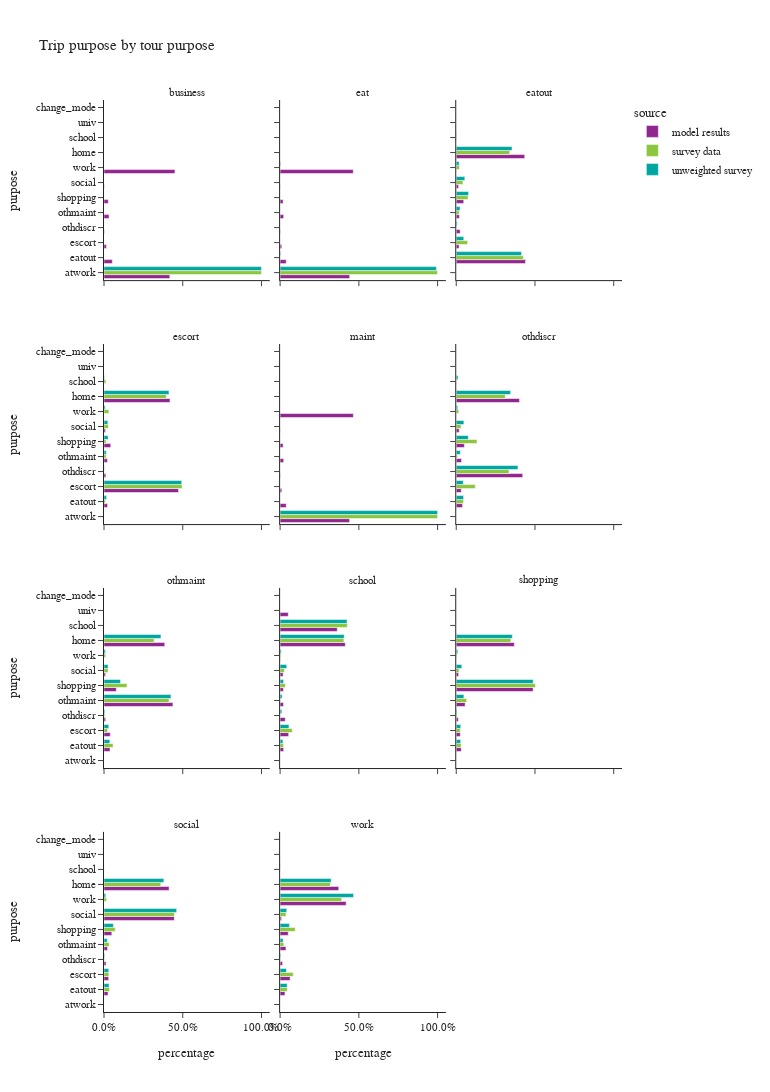

Notebook cell for this chart:
### Code cell
plot_purpose(trip_wTour,'tour_type','tour purpose',3,1200)

### Figure 1 — Plotly figure (JSON) as saved in the notebook; plotly's stock layout.template omitted (floating-point values rounded to 4 significant figures)
{"data": [{"alignmentgroup": "True", "hovertemplate": "source=model results<br>tour_type=business<br>percentage=%{x}<br>purpose=%{y}<extra></extra>", "legendgroup": "model results", "marker": {"color": "#91268F", "pattern": {"shape": ""}}, "name": "model results", "offsetgroup": "model results", "orientation": "h", "showlegend": true, "textposition": "auto", "type": "bar", "x": [0.418, 0.05286, 0.01542, 0.002522, 0.03185, 0.02711, 0.001798, 0.4504], "xaxis": "x10", "y": ["atwork", "eatout", "escort", "othdiscr", "othmaint", "shopping", "social", "work"], "yaxis": "y10"}, {"alignmentgroup": "True", "hovertemplate": "source=model results<br>tour_type=eat<br>percentage=%{x}<br>purpose=%{y}<extra></extra>", "legendgroup": "model results", "marker": {"color": "#91268F", "pattern": {"shape": ""}}, "name": "model results", "offsetgroup": "model results", "orientation": "h", "showlegend": false, "textposition": "auto", "type": "bar", "x": [0.4416, 0.03876, 0.01042, 0.001946, 0.02223, 0.01914, 0.001466, 0.4645], "xaxis": "x11", "y": ["atwork", "eatout", "escort", "othdiscr", "othmaint", "shopping", "social", "work"], "yaxis": "y11"}, {"alignmentgroup": "True", "hovertemplate": "source=model results<br>tour_type=eatout<br>percentage=%{x}<br>purpose=%{y}<extra></extra>", "legendgroup": "model results", "marker": {"color": "#91268F", "pattern": {"shape": ""}}, "name": "model results", "offsetgroup": "model results", "orientation": "h", "showlegend": false, "textposition": "auto", "type": "bar", "x": [0.4399, 0.01817, 0.4348, 0.02493, 0.01994, 0.04758, 0.0147], "xaxis": "x12", "y": ["eatout", "escort", "home", "othdiscr", "othmaint", "shopping", "social"], "yaxis": "y12"}, {"alignmentgroup": "True", "hovertemplate": "source=model results<br>tour_type=escort<br>percentage=%{x}<br>purpose=%{y}<extra></extra>", "legendgroup": "model results", "marker": {"color": "#91268F", "pattern": {"shape": ""}}, "name": "model results", "offsetgroup": "model results", "orientation": "h", "showlegend": false, "textposition": "auto", "type": "bar", "x": [0.02256, 0.4731, 0.4189, 0.01166, 0.02146, 0.04269, 0.009611], "xaxis": "x7", "y": ["eatout", "escort", "home", "othdiscr", "othmaint", "shopping", "social"], "yaxis": "y7"}, {"alignmentgroup": "True", "hovertemplate": "source=model results<br>tour_type=maint<br>percentage=%{x}<br>purpose=%{y}<extra></extra>", "legendgroup": "model results", "marker": {"color": "#91268F", "pattern": {"shape": ""}}, "name": "model results", "offsetgroup": "model results", "orientation": "h", "showlegend": false, "textposition": "auto", "type": "bar", "x": [0.4411, 0.03886, 0.01045, 0.002015, 0.02248, 0.01897, 0.001228, 0.4649], "xaxis": "x8", "y": ["atwork", "eatout", "escort", "othdiscr", "othmaint", "shopping", "social", "work"], "yaxis": "y8"}, {"alignmentgroup": "True", "hovertemplate": "source=model results<br>tour_type=othdiscr<br>percentage=%{x}<br>purpose=%{y}<extra></extra>", "legendgroup": "model results", "marker": {"color": "#91268F", "pattern": {"shape": ""}}, "name": "model results", "offsetgroup": "model results", "orientation": "h", "showlegend": false, "textposition": "auto", "type": "bar", "x": [0.04006, 0.03203, 0.4017, 0.4221, 0.03369, 0.05169, 0.01876], "xaxis": "x9", "y": ["eatout", "escort", "home", "othdiscr", "othmaint", "shopping", "social"], "yaxis": "y9"}, {"alignmentgroup": "True", "hovertemplate": "source=model results<br>tour_type=othmaint<br>percentage=%{x}<br>purpose=%{y}<extra></extra>", "legendgroup": "model results", "marker": {"color": "#91268F", "pattern": {"shape": ""}}, "name": "model results", "offsetgroup": "model results", "orientation": "h", "showlegend": false, "textposition": "auto", "type": "bar", "x": [0.03797, 0.03978, 0.3859, 0.01062, 0.4377, 0.0783, 0.009817], "xaxis": "x4", "y": ["eatout", "escort", "home", "othdiscr", "othmaint", "shopping", "social"], "yaxis": "y4"}, {"alignmentgroup": "True", "hovertemplate": "source=model results<br>tour_type=school<br>percentage=%{x}<br>purpose=%{y}<extra></extra>", "legendgroup": "model results", "marker": {"color": "#91268F", "pattern": {"shape": ""}}, "name": "model results", "offsetgroup": "model results", "orientation": "h", "showlegend": false, "textposition": "auto", "type": "bar", "x": [0.02256, 0.05421, 0.4139, 0.03237, 0.02133, 0.3627, 0.02061, 0.01895, 0.05182, 0.001516], "xaxis": "x5", "y": ["eatout", "escort", "home", "othdiscr", "othmaint", "school", "shopping", "social", "univ", "work"], "yaxis": "y5"}, {"alignmentgroup": "True", "hovertemplate": "source=model results<br>tour_type=shopping<br>percentage=%{x}<br>purpose=%{y}<extra></extra>", "legendgroup": "model results", "marker": {"color": "#91268F", "pattern": {"shape": ""}}, "name": "model results", "offsetgroup": "model results", "orientation": "h", "showlegend": false, "textposition": "auto", "type": "bar", "x": [0.03174, 0.02583, 0.369, 0.01325, 0.05668, 0.4885, 0.01504], "xaxis": "x6", "y": ["eatout", "escort", "home", "othdiscr", "othmaint", "shopping", "social"], "yaxis": "y6"}, {"alignmentgroup": "True", "hovertemplate": "source=model results<br>tour_type=social<br>percentage=%{x}<br>purpose=%{y}<extra></extra>", "legendgroup": "model results", "marker": {"color": "#91268F", "pattern": {"shape": ""}}, "name": "model results", "offsetgroup": "model results", "orientation": "h", "showlegend": false, "textposition": "auto", "type": "bar", "x": [0.02566, 0.02956, 0.4134, 0.01295, 0.02232, 0.04956, 0.4465], "xaxis": "x", "y": ["eatout", "escort", "home", "othdiscr", "othmaint", "shopping", "social"], "yaxis": "y"}, {"alignmentgroup": "True", "hovertemplate": "source=model results<br>tour_type=work<br>percentage=%{x}<br>purpose=%{y}<extra></extra>", "legendgroup": "model results", "marker": {"color": "#91268F", "pattern": {"shape": ""}}, "name": "model results", "offsetgroup": "model results", "orientation": "h", "showlegend": false, "textposition": "auto", "type": "bar", "x": [0.03081, 0.06372, 0.3722, 0.0154, 0.03691, 0.05158, 0.009497, 0.0006895, 0.4192], "xaxis": "x2", "y": ["eatout", "escort", "home", "othdiscr", "othmaint", "shopping", "social", "univ", "work"], "yaxis": "y2"}, {"alignmentgroup": "True", "hovertemplate": "source=survey data<br>tour_type=business<br>percentage=%{x}<br>purpose=%{y}<extra></extra>", "legendgroup": "survey data", "marker": {"color": "#8CC63E", "pattern": {"shape": ""}}, "name": "survey data", "offsetgroup": "survey data", "orientation": "h", "showlegend": true, "textposition": "auto", "type": "bar", "x": [1.0], "xaxis": "x10", "y": ["atwork"], "yaxis": "y10"}, {"alignmentgroup": "True", "hovertemplate": "source=survey data<br>tour_type=eat<br>percentage=%{x}<br>purpose=%{y}<extra></extra>", "legendgroup": "survey data", "marker": {"color": "#8CC63E", "pattern": {"shape": ""}}, "name": "survey data", "offsetgroup": "survey data", "orientation": "h", "showlegend": false, "textposition": "auto", "type": "bar", "x": [0.9991, 0.0004294, 0.0004294], "xaxis": "x11", "y": ["atwork", "eatout", "work"], "yaxis": "y11"}, {"alignmentgroup": "True", "hovertemplate": "source=survey data<br>tour_type=eatout<br>percentage=%{x}<br>purpose=%{y}<extra></extra>", "legendgroup": "survey data", "marker": {"color": "#8CC63E", "pattern": {"shape": ""}}, "name": "survey data", "offsetgroup": "survey data", "orientation": "h", "showlegend": false, "textposition": "auto", "type": "bar", "x": [0.426, 0.07207, 0.3394, 0.002974, 0.01888, 0.002691, 0.07479, 0.04257, 0.02061], "xaxis": "x12", "y": ["eatout", "escort", "home", "othdiscr", "othmaint", "school", "shopping", "social", "work"], "yaxis": "y12"}, {"alignmentgroup": "True", "hovertemplate": "source=survey data<br>tour_type=escort<br>percentage=%{x}<br>purpose=%{y}<extra></extra>", "legendgroup": "survey data", "marker": {"color": "#8CC63E", "pattern": {"shape": ""}}, "name": "survey data", "offsetgroup": "survey data", "orientation": "h", "showlegend": false, "textposition": "auto", "type": "bar", "x": [0.009113, 0.496, 0.396, 0.001229, 0.01393, 0.01194, 0.01355, 0.02771, 0.0305], "xaxis": "x7", "y": ["eatout", "escort", "home", "othdiscr", "othmaint", "school", "shopping", "social", "work"], "yaxis": "y7"}, {"alignmentgroup": "True", "hovertemplate": "source=survey data<br>tour_type=maint<br>percentage=%{x}<br>purpose=%{y}<extra></extra>", "legendgroup": "survey data", "marker": {"color": "#8CC63E", "pattern": {"shape": ""}}, "name": "survey data", "offsetgroup": "survey data", "orientation": "h", "showlegend": false, "textposition": "auto", "type": "bar", "x": [1.0], "xaxis": "x8", "y": ["atwork"], "yaxis": "y8"}, {"alignmentgroup": "True", "hovertemplate": "source=survey data<br>tour_type=othdiscr<br>percentage=%{x}<br>purpose=%{y}<extra></extra>", "legendgroup": "survey data", "marker": {"color": "#8CC63E", "pattern": {"shape": ""}}, "name": "survey data", "offsetgroup": "survey data", "orientation": "h", "showlegend": false, "textposition": "auto", "type": "bar", "x": [0.0462, 0.1207, 0.3111, 0.335, 0.008683, 0.0006497, 0.1317, 0.03015, 0.01587], "xaxis": "x9", "y": ["eatout", "escort", "home", "othdiscr", "othmaint", "school", "shopping", "social", "work"], "yaxis": "y9"}, {"alignmentgroup": "True", "hovertemplate": "source=survey data<br>tour_type=othmaint<br>percentage=%{x}<br>purpose=%{y}<extra></extra>", "legendgroup": "survey data", "marker": {"color": "#8CC63E", "pattern": {"shape": ""}}, "name": "survey data", "offsetgroup": "survey data", "orientation": "h", "showlegend": false, "textposition": "auto", "type": "bar", "x": [0.05771, 0.02235, 0.318, 0.005738, 0.4129, 5.026e-05, 0.146, 0.0262, 0.01108], "xaxis": "x4", "y": ["eatout", "escort", "home", "othdiscr", "othmaint", "school", "shopping", "social", "work"], "yaxis": "y4"}, {"alignmentgroup": "True", "hovertemplate": "source=survey data<br>tour_type=school<br>percentage=%{x}<br>purpose=%{y}<extra></extra>", "legendgroup": "survey data", "marker": {"color": "#8CC63E", "pattern": {"shape": ""}}, "name": "survey data", "offsetgroup": "survey data", "orientation": "h", "showlegend": false, "textposition": "auto", "type": "bar", "x": [0.02137, 0.07731, 0.4047, 0.001726, 0.002864, 0.427, 0.03328, 0.02672, 0.005004], "xaxis": "x5", "y": ["eatout", "escort", "home", "othdiscr", "othmaint", "school", "shopping", "social", "work"], "yaxis": "y5"}, {"alignmentgroup": "True", "hovertemplate": "source=survey data<br>tour_type=shopping<br>percentage=%{x}<br>purpose=%{y}<extra></extra>", "legendgroup": "survey data", "marker": {"color": "#8CC63E", "pattern": {"shape": ""}}, "name": "survey data", "offsetgroup": "survey data", "orientation": "h", "showlegend": false, "textposition": "auto", "type": "bar", "x": [0.03095, 0.02559, 0.3468, 0.005551, 0.06596, 0.5031, 0.01748, 0.004645], "xaxis": "x6", "y": ["eatout", "escort", "home", "othdiscr", "othmaint", "shopping", "social", "work"], "yaxis": "y6"}, {"alignmentgroup": "True", "hovertemplate": "source=survey data<br>tour_type=social<br>percentage=%{x}<br>purpose=%{y}<extra></extra>", "legendgroup": "survey data", "marker": {"color": "#8CC63E", "pattern": {"shape": ""}}, "name": "survey data", "offsetgroup": "survey data", "orientation": "h", "showlegend": false, "textposition": "auto", "type": "bar", "x": [0.03525, 0.03088, 0.3607, 0.003861, 0.03346, 0.001328, 0.07111, 0.4472, 0.01627], "xaxis": "x", "y": ["eatout", "escort", "home", "othdiscr", "othmaint", "school", "shopping", "social", "work"], "yaxis": "y"}, {"alignmentgroup": "True", "hovertemplate": "source=survey data<br>tour_type=work<br>percentage=%{x}<br>purpose=%{y}<extra></extra>", "legendgroup": "survey data", "marker": {"color": "#8CC63E", "pattern": {"shape": ""}}, "name": "survey data", "offsetgroup": "survey data", "orientation": "h", "showlegend": false, "textposition": "auto", "type": "bar", "x": [2.565e-05, 0.04541, 0.08335, 0.3192, 0.003669, 0.02334, 0.001127, 0.09597, 0.03722, 0.3907], "xaxis": "x2", "y": ["change_mode", "eatout", "escort", "home", "othdiscr", "othmaint", "school", "shopping", "social", "work"], "yaxis": "y2"}, {"alignmentgroup": "True", "hovertemplate": "source=unweighted survey<br>tour_type=business<br>percentage=%{x}<br>purpose=%{y}<extra></extra>", "legendgroup": "unweighted survey", "marker": {"color": "#00A7A0", "pattern": {"shape": ""}}, "name": "unweighted survey", "offsetgroup": "unweighted survey", "orientation": "h", "showlegend": true, "textposition": "auto", "type": "bar", "x": [1.0], "xaxis": "x10", "y": ["atwork"], "yaxis": "y10"}, {"alignmentgroup": "True", "hovertemplate": "source=unweighted survey<br>tour_type=eat<br>percentage=%{x}<br>purpose=%{y}<extra></extra>", "legendgroup": "unweighted survey", "marker": {"color": "#00A7A0", "pattern": {"shape": ""}}, "name": "unweighted survey", "offsetgroup": "unweighted survey", "orientation": "h", "showlegend": false, "textposition": "auto", "type": "bar", "x": [0.9924, 0.003817, 0.003817], "xaxis": "x11", "y": ["atwork", "eatout", "work"], "yaxis": "y11"}, {"alignmentgroup": "True", "hovertemplate": "source=unweighted survey<br>tour_type=eatout<br>percentage=%{x}<br>purpose=%{y}<extra></extra>", "legendgroup": "unweighted survey", "marker": {"color": "#00A7A0", "pattern": {"shape": ""}}, "name": "unweighted survey", "offsetgroup": "unweighted survey", "orientation": "h", "showlegend": false, "textposition": "auto", "type": "bar", "x": [0.4146, 0.04791, 0.3541, 0.006533, 0.02395, 0.001742, 0.0784, 0.05444, 0.01829], "xaxis": "x12", "y": ["eatout", "escort", "home", "othdiscr", "othmaint", "school", "shopping", "social", "work"], "yaxis": "y12"}, {"alignmentgroup": "True", "hovertemplate": "source=unweighted survey<br>tour_type=escort<br>percentage=%{x}<br>purpose=%{y}<extra></extra>", "legendgroup": "unweighted survey", "marker": {"color": "#00A7A0", "pattern": {"shape": ""}}, "name": "unweighted survey", "offsetgroup": "unweighted survey", "orientation": "h", "showlegend": false, "textposition": "auto", "type": "bar", "x": [0.01624, 0.4933, 0.4126, 0.002082, 0.01415, 0.003331, 0.02623, 0.02456, 0.007494], "xaxis": "x7", "y": ["eatout", "escort", "home", "othdiscr", "othmaint", "school", "shopping", "social", "work"], "yaxis": "y7"}, {"alignmentgroup": "True", "hovertemplate": "source=unweighted survey<br>tour_type=maint<br>percentage=%{x}<br>purpose=%{y}<extra></extra>", "legendgroup": "unweighted survey", "marker": {"color": "#00A7A0", "pattern": {"shape": ""}}, "name": "unweighted survey", "offsetgroup": "unweighted survey", "orientation": "h", "showlegend": false, "textposition": "auto", "type": "bar", "x": [1.0], "xaxis": "x8", "y": ["atwork"], "yaxis": "y8"}, {"alignmentgroup": "True", "hovertemplate": "source=unweighted survey<br>tour_type=othdiscr<br>percentage=%{x}<br>purpose=%{y}<extra></extra>", "legendgroup": "unweighted survey", "marker": {"color": "#00A7A0", "pattern": {"shape": ""}}, "name": "unweighted survey", "offsetgroup": "unweighted survey", "orientation": "h", "showlegend": false, "textposition": "auto", "type": "bar", "x": [0.04664, 0.04478, 0.3451, 0.3918, 0.02612, 0.01119, 0.07649, 0.04851, 0.009328], "xaxis": "x9", "y": ["eatout", "escort", "home", "othdiscr", "othmaint", "school", "shopping", "social", "work"], "yaxis": "y9"}, {"alignmentgroup": "True", "hovertemplate": "source=unweighted survey<br>tour_type=othmaint<br>percentage=%{x}<br>purpose=%{y}<extra></extra>", "legendgroup": "unweighted survey", "marker": {"color": "#00A7A0", "pattern": {"shape": ""}}, "name": "unweighted survey", "offsetgroup": "unweighted survey", "orientation": "h", "showlegend": false, "textposition": "auto", "type": "bar", "x": [0.03678, 0.02975, 0.3616, 0.005785, 0.4252, 0.0004132, 0.105, 0.02603, 0.009504], "xaxis": "x4", "y": ["eatout", "escort", "home", "othdiscr", "othmaint", "school", "shopping", "social", "work"], "yaxis": "y4"}, {"alignmentgroup": "True", "hovertemplate": "source=unweighted survey<br>tour_type=school<br>percentage=%{x}<br>purpose=%{y}<extra></extra>", "legendgroup": "unweighted survey", "marker": {"color": "#00A7A0", "pattern": {"shape": ""}}, "name": "unweighted survey", "offsetgroup": "unweighted survey", "orientation": "h", "showlegend": false, "textposition": "auto", "type": "bar", "x": [0.01783, 0.05605, 0.407, 0.01083, 0.01274, 0.4248, 0.02166, 0.04204, 0.007006], "xaxis": "x5", "y": ["eatout", "escort", "home", "othdiscr", "othmaint", "school", "shopping", "social", "work"], "yaxis": "y5"}, {"alignmentgroup": "True", "hovertemplate": "source=unweighted survey<br>tour_type=shopping<br>percentage=%{x}<br>purpose=%{y}<extra></extra>", "legendgroup": "unweighted survey", "marker": {"color": "#00A7A0", "pattern": {"shape": ""}}, "name": "unweighted survey", "offsetgroup": "unweighted survey", "orientation": "h", "showlegend": false, "textposition": "auto", "type": "bar", "x": [0.02818, 0.02864, 0.3561, 0.00485, 0.0485, 0.4889, 0.0351, 0.0097], "xaxis": "x6", "y": ["eatout", "escort", "home", "othdiscr", "othmaint", "shopping", "social", "work"], "yaxis": "y6"}, {"alignmentgroup": "True", "hovertemplate": "source=unweighted survey<br>tour_type=social<br>percentage=%{x}<br>purpose=%{y}<extra></extra>", "legendgroup": "unweighted survey", "marker": {"color": "#00A7A0", "pattern": {"shape": ""}}, "name": "unweighted survey", "offsetgroup": "unweighted survey", "orientation": "h", "showlegend": false, "textposition": "auto", "type": "bar", "x": [0.03216, 0.02982, 0.3802, 0.004436, 0.0207, 0.0002464, 0.05976, 0.4616, 0.01109], "xaxis": "x", "y": ["eatout", "escort", "home", "othdiscr", "othmaint", "school", "shopping", "social", "work"], "yaxis": "y"}, {"alignmentgroup": "True", "hovertemplate": "source=unweighted survey<br>tour_type=work<br>percentage=%{x}<br>purpose=%{y}<extra></extra>", "legendgroup": "unweighted survey", "marker": {"color": "#00A7A0", "pattern": {"shape": ""}}, "name": "unweighted survey", "offsetgroup": "unweighted survey", "orientation": "h", "showlegend": false, "textposition": "auto", "type": "bar", "x": [0.0001078, 0.04483, 0.03987, 0.3237, 0.00431, 0.01875, 0.001293, 0.05884, 0.04203, 0.4663], "xaxis": "x2", "y": ["change_mode", "eatout", "escort", "home", "othdiscr", "othmaint", "school", "shopping", "social", "work"], "yaxis": "y2"}], "layout": {"annotations": [{"font": {}, "showarrow": false, "text": "social", "x": 0.16, "xanchor": "center", "xref": "paper", "y": 0.1975, "yanchor": "bottom", "yref": "paper"}, {"font": {}, "showarrow": false, "text": "work", "x": 0.5, "xanchor": "center", "xref": "paper", "y": 0.1975, "yanchor": "bottom", "yref": "paper"}, {"font": {}, "showarrow": false, "text": "othmaint", "x": 0.16, "xanchor": "center", "xref": "paper", "y": 0.465, "yanchor": "bottom", "yref": "paper"}, {"font": {}, "showarrow": false, "text": "school", "x": 0.5, "xanchor": "center", "xref": "paper", "y": 0.465, "yanchor": "bottom", "yref": "paper"}, {"font": {}, "showarrow": false, "text": "shopping", "x": 0.84, "xanchor": "center", "xref": "paper", "y": 0.465, "yanchor": "bottom", "yref": "paper"}, {"font": {}, "showarrow": false, "text": "escort", "x": 0.16, "xanchor": "center", "xref": "paper", "y": 0.7325, "yanchor": "bottom", "yref": "paper"}, {"font": {}, "showarrow": false, "text": "maint", "x": 0.5, "xanchor": "center", "xref": "paper", "y": 0.7325, "yanchor": "bottom", "yref": "paper"}, {"font": {}, "showarrow": false, "text": "othdiscr", "x": 0.84, "xanchor": "center", "xref": "paper", "y": 0.7325, "yanchor": "bottom", "yref": "paper"}, {"font": {}, "showarrow": false, "text": "business", "x": 0.16, "xanchor": "center", "xref": "paper", "y": 1.0, "yanchor": "bottom", "yref": "paper"}, {"font": {}, "showarrow": false, "text": "eat", "x": 0.5, "xanchor": "center", "xref": "paper", "y": 1.0, "yanchor": "bottom", "yref": "paper"}, {"font": {}, "showarrow": false, "text": "eatout", "x": 0.84, "xanchor": "center", "xref": "paper", "y": 1.0, "yanchor": "bottom", "yref": "paper"}], "barmode": "group", "height": 1200, "legend": {"title": {"text": "source"}, "tracegroupgap": 0}, "title": {"text": "Trip purpose by tour purpose"}, "width": 770, "xaxis": {"anchor": "y", "domain": [0.0, 0.32], "tickformat": ".1%", "title": {"text": "percentage"}}, "xaxis10": {"anchor": "y10", "domain": [0.0, 0.32], "matches": "x", "showticklabels": false, "tickformat": ".1%"}, "xaxis11": {"anchor": "y11", "domain": [0.34, 0.66], "matches": "x", "showticklabels": false, "tickformat": ".1%"}, "xaxis12": {"anchor": "y12", "domain": [0.68, 1.0], "matches": "x", "showticklabels": false, "tickformat": ".1%"}, "xaxis2": {"anchor": "y2", "domain": [0.34, 0.66], "matches": "x", "tickformat": ".1%", "title": {"text": "percentage"}}, "xaxis3": {"anchor": "y3", "domain": [0.68, 1.0], "matches": "x", "tickformat": ".1%", "title": {"text": "percentage"}}, "xaxis4": {"anchor": "y4", "domain": [0.0, 0.32], "matches": "x", "showticklabels": false, "tickformat": ".1%"}, "xaxis5": {"anchor": "y5", "domain": [0.34, 0.66], "matches": "x", "showticklabels": false, "tickformat": ".1%"}, "xaxis6": {"anchor": "y6", "domain": [0.68, 1.0], "matches": "x", "showticklabels": false, "tickformat": ".1%"}, "xaxis7": {"anchor": "y7", "domain": [0.0, 0.32], "matches": "x", "showticklabels": false, "tickformat": ".1%"}, "xaxis8": {"anchor": "y8", "domain": [0.34, 0.66], "matches": "x", "showticklabels": false, "tickformat": ".1%"}, "xaxis9": {"anchor": "y9", "domain": [0.68, 1.0], "matches": "x", "showticklabels": false, "tickformat": ".1%"}, "yaxis": {"anchor": "x", "domain": [0.0, 0.1975], "title": {"text": "purpose"}}, "yaxis10": {"anchor": "x10", "domain": [0.8025, 1.0], "matches": "y", "title": {"text": "purpose"}}, "yaxis11": {"anchor": "x11", "domain": [0.8025, 1.0], "matches": "y", "showticklabels": false}, "yaxis12": {"anchor": "x12", "domain": [0.8025, 1.0], "matches": "y", "showticklabels": false}, "yaxis2": {"anchor": "x2", "domain": [0.0, 0.1975], "matches": "y", "showticklabels": false}, "yaxis3": {"anchor": "x3", "domain": [0.0, 0.1975], "matches": "y", "showticklabels": false}, "yaxis4": {"anchor": "x4", "domain": [0.2675, 0.465], "matches": "y", "title": {"text": "purpose"}}, "yaxis5": {"anchor": "x5", "domain": [0.2675, 0.465], "matches": "y", "showticklabels": false}, "yaxis6": {"anchor": "x6", "domain": [0.2675, 0.465], "matches": "y", "showticklabels": false}, "yaxis7": {"anchor": "x7", "domain": [0.535, 0.7325], "matches": "y", "title": {"text": "purpose"}}, "yaxis8": {"anchor": "x8", "domain": [0.535, 0.7325], "matches": "y", "showticklabels": false}, "yaxis9": {"anchor": "x9", "domain": [0.535, 0.7325], "matches": "y", "showticklabels": false}}}
